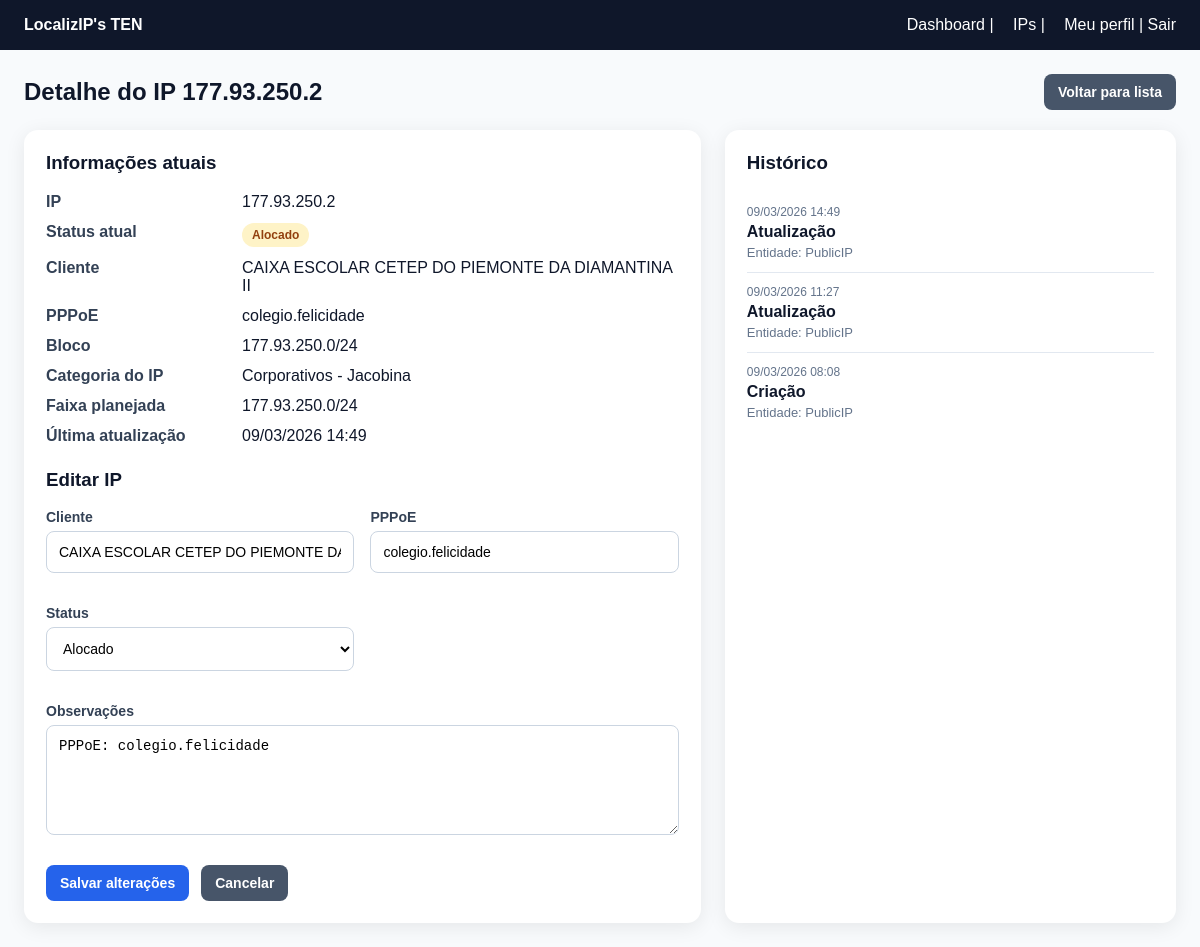
/ips/2/ (signed in), run on the app's committed database.
### core/models.py (models this page shows, shortened)
class TimeStampedModel(models.Model):
    criado_em = models.DateTimeField(auto_now_add=True)
    atualizado_em = models.DateTimeField(auto_now=True)
    class Meta:
        abstract = True

class PublicIP(TimeStampedModel):
    class Status(models.TextChoices):
        DISPONIVEL = "disponivel", "Disponível"
        ALOCADO = "alocado", "Alocado"
        BLOQUEADO = "bloqueado", "Bloqueado"
        PROBLEMA = "problema", "Com problema"
        RESERVADO = "reservado", "Reservado"
        INCONSISTENTE = "inconsistente", "Inconsistente"
    ip_address = models.GenericIPAddressField(protocol="IPv4", unique=True)
    block = models.ForeignKey(
        IPBlock,
        on_delete=models.SET_NULL,
        blank=True,
        null=True,
        related_name="ips"
    )
    client = models.ForeignKey(
        Client,
        on_delete=models.SET_NULL,
        blank=True,
        null=True,
        related_name="public_ips"
    )
    pppoe_account = models.ForeignKey(
        PPPoEAccount,
        on_delete=models.SET_NULL,
        blank=True,
        null=True,
        related_name="public_ips"
    )
    status = models.CharField(
        max_length=20,
        choices=Status.choices,
        default=Status.DISPONIVEL
    )
    observacoes = models.TextField(blank=True, null=True)
    origem_importacao = models.CharField(max_length=255, blank=True, null=True)
    class Meta:
        verbose_name = "IP Público"
        verbose_name_plural = "IPs Públicos"
        ordering = ["ip_address"]

class Client(TimeStampedModel):
    codigo_externo = models.CharField(max_length=50, blank=True, null=True)
    nome = models.CharField(max_length=255)
    documento = models.CharField(max_length=30, blank=True, null=True)
    ativo = models.BooleanField(default=True)
    class Meta:
        verbose_name = "Cliente"
        verbose_name_plural = "Clientes"
        ordering = ["nome"]

class PPPoEAccount(TimeStampedModel):
    username = models.CharField(max_length=120, unique=True)
    client = models.ForeignKey(
        Client,
        on_delete=models.SET_NULL,
        blank=True,
        null=True,
        related_name="pppoe_accounts"
    )
    ativo = models.BooleanField(default=True)
    class Meta:
        verbose_name = "Conta PPPoE"
        verbose_name_plural = "Contas PPPoE"
        ordering = ["username"]

class IPBlock(TimeStampedModel):
    nome = models.CharField(max_length=100)
    rede_cidr = models.CharField(max_length=50, unique=True)
    descricao = models.TextField(blank=True, null=True)
    ativo = models.BooleanField(default=True)
    class Meta:
        verbose_name = "Bloco de IP"
        verbose_name_plural = "Blocos de IP"

class AuditLog(models.Model):
    ACAO_CHOICES = [
        ("create", "Criação"),
        ("update", "Atualização"),
        ("delete", "Exclusão"),
        ("import", "Importação"),
    ]
    usuario = models.ForeignKey(
        settings.AUTH_USER_MODEL,
        on_delete=models.SET_NULL,
        blank=True,
        null=True
    )
    acao = models.CharField(max_length=20, choices=ACAO_CHOICES)
    entidade = models.CharField(max_length=100)
    entidade_id = models.CharField(max_length=50, blank=True, null=True)
    valor_anterior = models.JSONField(blank=True, null=True)
    valor_novo = models.JSONField(blank=True, null=True)
    ip_origem = models.GenericIPAddressField(blank=True, null=True)
    criado_em = models.DateTimeField(auto_now_add=True)
    class Meta:
        verbose_name = "Log de Auditoria"
        verbose_name_plural = "Logs de Auditoria"
        ordering = ["-criado_em"]

### core/views.py (the view)
# urls.py: path("ips/<int:pk>/", ip_detail, name="ip_detail"),
@login_required
def ip_detail(request, pk):
    ip_obj = get_object_or_404(
        PublicIP.objects.select_related("client", "pppoe_account", "block"),
        pk=pk
    )
    if request.method == "POST":
        form = PublicIPForm(request.POST, instance=ip_obj)
        if form.is_valid():
            form.save()
            messages.success(request, f"IP {ip_obj.ip_address} atualizado com sucesso.")
            return redirect("ip_detail", pk=ip_obj.pk)
    else:
        form = PublicIPForm(instance=ip_obj)
    historico = AuditLog.objects.filter(
        entidade="PublicIP",
        entidade_id=str(ip_obj.pk)
    ).order_by("-criado_em")
    context = {
        "ip_obj": ip_obj,
        "form": form,
        "historico": historico,
        "categoria_ip": get_ip_group_info(ip_obj.ip_address),
    }
    return render(request, "core/ip_detail.html", context)

### core/forms.py (shortened to what this page needs)
class PublicIPForm(forms.ModelForm):
    client_name = forms.CharField(
        label="Cliente",
        required=False,
        widget=forms.TextInput(attrs={
            "placeholder": "Digite o nome do cliente"
        })
    )
    pppoe_username = forms.CharField(
        label="PPPoE",
        required=False,
        widget=forms.TextInput(attrs={
            "placeholder": "Digite o PPPoE"
        })
    )
    class Meta:
        model = PublicIP
        fields = [
            "status",
            "observacoes",
        ]
        widgets = {
            "status": forms.Select(),
            "observacoes": forms.Textarea(attrs={
                "rows": 4,
                "placeholder": "Digite observações sobre este IP"
            }),
        }
    def __init__(self, *args, **kwargs):
        super().__init__(*args, **kwargs)
        if self.instance and self.instance.pk:
            if self.instance.client:
                self.fields["client_name"].initial = self.instance.client.nome
            if self.instance.pppoe_account:
                self.fields["pppoe_username"].initial = self.instance.pppoe_account.username

### core/views.py (called while the page is built, shortened)
def get_ip_group_info(ip_address):
    ip_real = ipaddress.ip_address(ip_address)
    for regra in IP_GROUP_RULES:
        if ip_real in regra["network"]:
            return regra

### templates/core/ip_detail.html (shortened to what this page needs)
<!DOCTYPE html>
<html lang="pt-BR">
<head>
</head>
<body>
    <header>
        <div><strong>LocalizIP's TEN</strong></div>
        <div>
            {% if request.user.is_authenticated %}
            <a href="{% url 'dashboard' %}">Dashboard</a>
            |
            <a href="{% url 'ip_list' %}">IPs</a>
            |
            <a href="{% url 'profile_view' %}">Meu perfil</a>
            |
            <form method="post" action="{% url 'logout' %}" class="logout-form">
                <button type="submit" class="logout-link">Sair</button>
            </form>
            {% else %}
            <a href="{% url 'login' %}">Entrar</a>
            |
            <a href="{% url 'access_create' %}">Criar acesso</a>
            {% endif %}
        </div>
    </header>
    <div class="container">
        <div class="topbar">
            <h2>Detalhe do IP {{ ip_obj.ip_address }}</h2>
            <a class="btn btn-secondary" href="{% url 'ip_list' %}">Voltar para lista</a>
        </div>
        <div class="grid">
            <div class="panel">
                <h3>Informações atuais</h3>
                <div class="info-grid">
                    <div class="info-label">IP</div>
                    <div class="info-value">{{ ip_obj.ip_address }}</div>
                    <div class="info-label">Status atual</div>
                    <div class="info-value">
                        <span class="status-badge status-{{ ip_obj.status }}">
                            {{ ip_obj.get_status_display }}
                        </span>
                    </div>
                    <div class="info-label">Cliente</div>
                    <div class="info-value">
                        {% if ip_obj.client %}
                        {{ ip_obj.client.nome }}
                        {% else %}
                        <span class="small">—</span>
                        {% endif %}
                    </div>
                    <div class="info-label">PPPoE</div>
                    <div class="info-value">
                        {% if ip_obj.pppoe_account %}
                        {{ ip_obj.pppoe_account.username }}
                        {% else %}
                        <span class="small">—</span>
                        {% endif %}
                    </div>
                    <div class="info-label">Bloco</div>
                    <div class="info-value">
                        {% if ip_obj.block %}
                        {{ ip_obj.block.rede_cidr }}
                        {% else %}
                        <span class="small">—</span>
                        {% endif %}
                    </div>
                    <div class="info-label">Categoria do IP</div>
                    <div class="info-value">
                        {{ categoria_ip.titulo }}
                    </div>
                    <div class="info-label">Faixa planejada</div>
                    <div class="info-value">
                        {{ categoria_ip.faixa }}
                    </div>
                    <div class="info-label">Última atualização</div>
                    <div class="info-value">{{ ip_obj.atualizado_em|date:"d/m/Y H:i" }}</div>
                </div>
                <h3>Editar IP</h3>
                <form method="post">
                    <div class="form-grid">
                        <div class="form-group">
                            <label for="{{ form.client_name.id_for_label }}">Cliente</label>
                            {{ form.client_name }}
                        </div>
                        <div class="form-group">
                            <label for="{{ form.pppoe_username.id_for_label }}">PPPoE</label>
                            {{ form.pppoe_username }}
                        </div>
                        <div class="form-group">
                            <label for="{{ form.status.id_for_label }}">Status</label>
                            {{ form.status }}
                        </div>
                        <div class="form-group full">
                            <label for="{{ form.observacoes.id_for_label }}">Observações</label>
                            {{ form.observacoes }}
                        </div>
                    </div>
                    <div class="actions">
                        <button type="submit" class="btn">Salvar alterações</button>
                        <a href="{% url 'ip_list' %}" class="btn btn-secondary">Cancelar</a>
                    </div>
                </form>
            </div>
            <div class="panel">
                <h3>Histórico</h3>
                {% for item in historico %}
                <div class="history-item">
                    <div class="history-date">
                        {{ item.criado_em|date:"d/m/Y H:i" }}
                    </div>
                    <div class="history-title">
                        {{ item.get_acao_display }}
                    </div>
                    <div class="small">
                        Entidade: {{ item.entidade }}
                    </div>
                </div>
                {% empty %}
                <p class="small">Nenhum histórico encontrado para este IP.</p>
                {% endfor %}
            </div>
        </div>
    </div>
</body>
</html>

### templates/core/ip_detail.html (style rules this page uses)
body { font-family: Arial, sans-serif; background: #f8fafc; margin: 0; padding: 0; }
header { background: #0f172a; color: white; padding: 16px 24px; display: flex; justify-content: space-between; align-items: center; }
header a { color: white; text-decoration: none; margin-left: 15px; }
.container { max-width: 1200px; margin: 0 auto; padding: 24px; }
.topbar { display: flex; justify-content: space-between; align-items: center; margin-bottom: 20px; }
.topbar h2 { margin: 0; color: #0f172a; }
.btn { display: inline-block; background: #2563eb; color: white; text-decoration: none; padding: 10px 14px; border-radius: 8px; border: none; cursor: pointer; font-size: 14px; font-weight: 600; }
.btn-secondary { background: #475569; }
.grid { display: grid; grid-template-columns: 1.5fr 1fr; gap: 24px; }
.panel { background: white; border-radius: 14px; box-shadow: 0 4px 20px rgba(0, 0, 0, 0.08); padding: 22px; }
.panel h3 { margin-top: 0; color: #0f172a; }
.info-grid { display: grid; grid-template-columns: 180px 1fr; gap: 12px 16px; margin-bottom: 24px; }
.info-label { font-weight: bold; color: #334155; }
.info-value { color: #0f172a; }
.status-badge { display: inline-block; padding: 5px 10px; border-radius: 999px; font-size: 12px; font-weight: bold; }
.status-alocado { background: #fef3c7; color: #92400e; }
.form-grid { display: grid; grid-template-columns: 1fr 1fr; gap: 16px; }
.form-group { margin-bottom: 16px; }
.form-group.full { grid-column: 1 / -1; }
label { display: block; font-weight: 700; margin-bottom: 6px; color: #334155; font-size: 14px; }
select, textarea, input { width: 100%; padding: 12px; border-radius: 8px; border: 1px solid #cbd5e1; box-sizing: border-box; font-size: 14px; background: white; }
textarea { min-height: 110px; resize: vertical; }
.actions { display: flex; gap: 12px; margin-top: 10px; }
.history-item { border-bottom: 1px solid #e2e8f0; padding: 12px 0; }
.history-item:last-child { border-bottom: none; }
.history-date { font-size: 12px; color: #64748b; margin-bottom: 4px; }
.history-title { font-weight: bold; color: #0f172a; margin-bottom: 4px; }
.small { color: #64748b; font-size: 13px; }
.logout-form { display: inline; margin: 0; padding: 0; }
.logout-link { background: none; border: none; color: white; text-decoration: none; cursor: pointer; font: inherit; padding: 0; margin: 0; }

### data on the page
PublicIP: ip_address "177.93.250.2", status "Alocado", client.nome "CAIXA ESCOLAR CETEP DO PIEMONTE DA DIAMANTINA II", pppoe_account.username "colegio.felicidade", block.rede_cidr "177.93.250.0/24", atualizado_em "09/03/2026 14:49", observacoes "PPPoE: colegio.felicidade"
AuditLog: criado_em "09/03/2026 14:49", acao "Atualização", entidade "PublicIP"
AuditLog: criado_em "09/03/2026 11:27", acao "Atualização", entidade "PublicIP"
AuditLog: criado_em "09/03/2026 08:08", acao "Criação", entidade "PublicIP"

### other printed values
{{ categoria_ip.titulo }} "Corporativos - Jacobina"
{{ categoria_ip.faixa }} "177.93.250.0/24"
